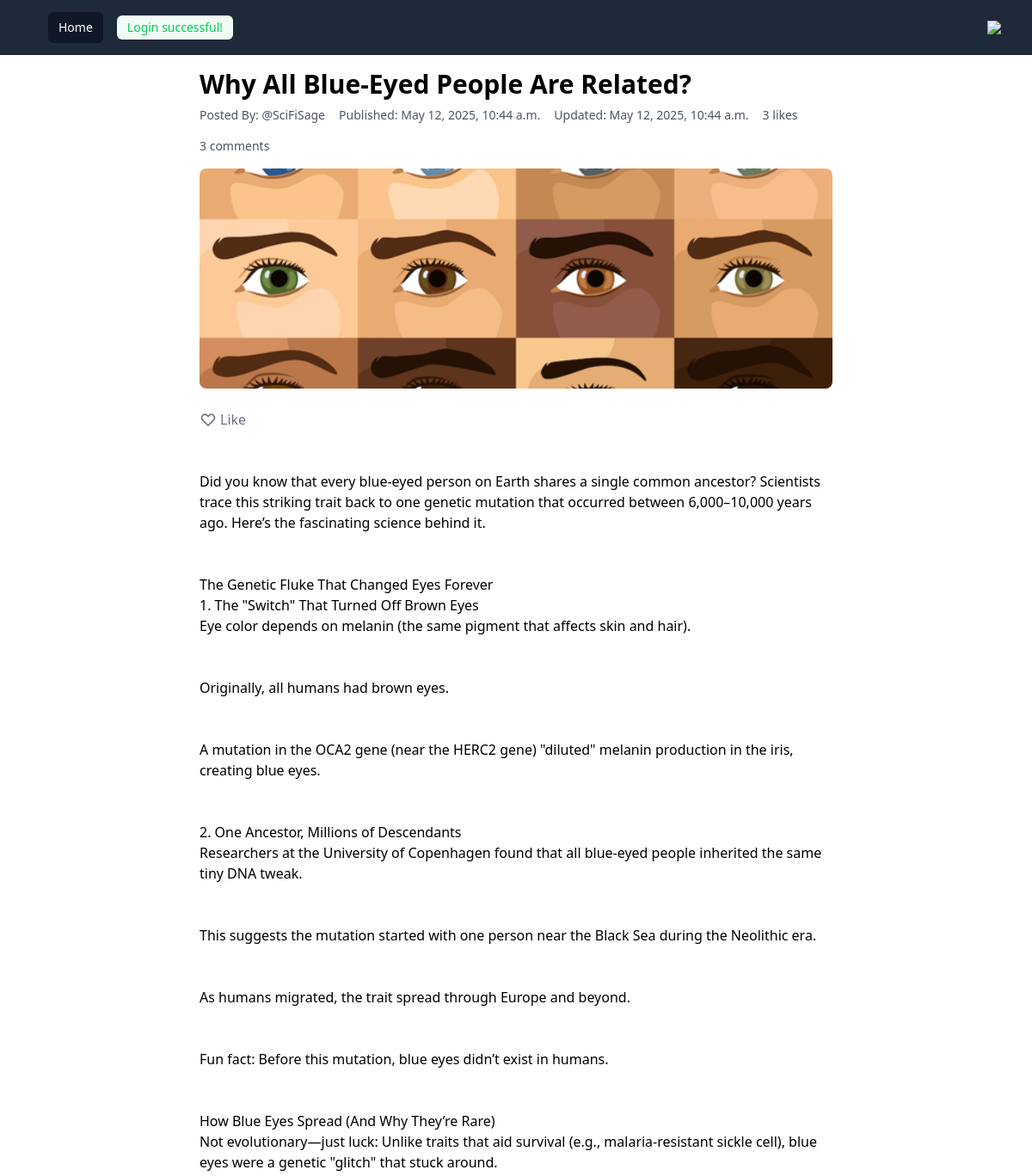
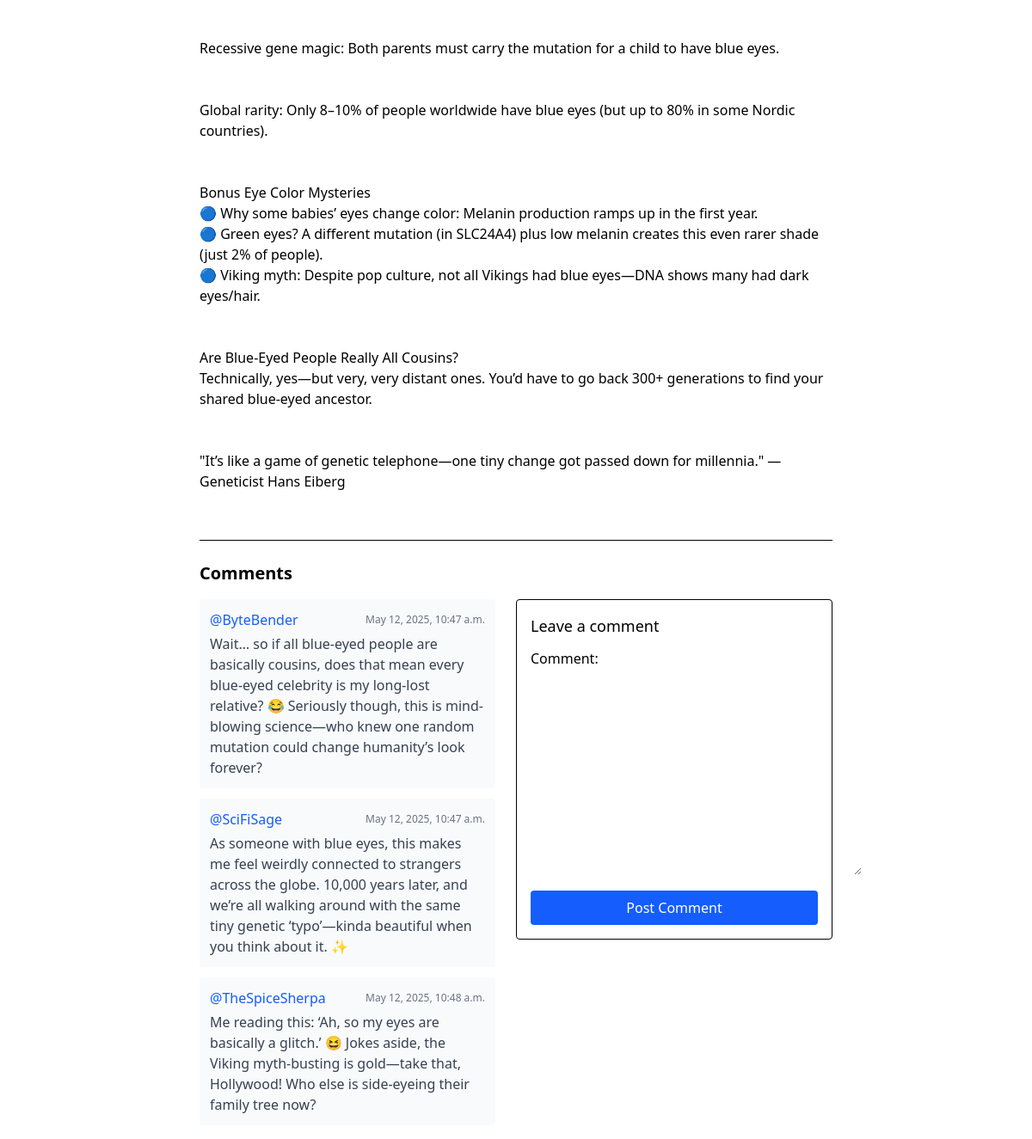
Screenshot of /blog/details/why-all-blue-eyed-people-are-related-9eb0bc51 (signed in) with the database file from the repository (2 pictures, top to bottom).
### App_Blog/models.py (models this page shows, shortened)
class Blog(models.Model):
    author=models.ForeignKey(User,on_delete=models.CASCADE,related_name='post_author')
    blog_title=models.CharField(max_length=200,verbose_name='put a title')
    slug=models.SlugField(max_length=200,unique=True)
    blog_content=models.TextField(verbose_name='what is on your mind?')
    blog_image=models.ImageField(upload_to='blog_images',verbose_name='image')
    publish_date=models.DateTimeField(auto_now_add=True)
    update_date=models.DateTimeField(auto_now=True)

class Comment(models.Model):
    blog=models.ForeignKey(Blog,on_delete=models.CASCADE,related_name='blog_comment')
    user=models.ForeignKey(User,on_delete=models.CASCADE,related_name='user_comment')
    comment=models.TextField()
    comment_date=models.DateTimeField(auto_now_add=True)

### App_Blog/views.py (the view, shortened to what this page needs)
# urls.py: path('details/<slug:slug>',views.blog_details,name='blog_details'),
@login_required
def blog_details(request, slug):
    blog = get_object_or_404(Blog, slug=slug)
    comment_form = CommentForm()
    already_liked=Likes.objects.filter(blog=blog,user=request.user)
    comments = blog.blog_comment.all()
    liked=False
    if already_liked:
        liked=True
    context = {
        'blog': blog,
        'comment_form': comment_form,
        'comments': comments,
        'liked':liked,
    }
    return render(request, 'App_Blog/blog_details.html', context=context)

### App_Blog/forms.py
class CommentForm(forms.ModelForm):
    class Meta:
        model=Comment
        fields=('comment',)

### templates/App_Blog/blog_details.html (shortened to what this page needs)
{% extends "base.html" %}
{% load tailwind_filters %}
{% block body_block %}
<div class="max-w-3xl mx-auto p-4">
  <header class="mb-6">
    <h1 class="text-3xl font-bold mb-2">{{blog.blog_title}}</h1>
    <div class="flex flex-wrap gap-4 text-sm text-gray-600 mb-4">
      <span>Posted By: @{{blog.author}}</span>
      <span>Published: {{blog.publish_date}}</span>
      {% if blog.update_date %}
      <span>Updated: {{blog.update_date}}</span>
      {% endif %}
      <span>{{ blog.liked_blog.count }} likes</span>
      <span>{{ blog.blog_comment.count }} comments</span>
    </div>
    {% if blog.blog_image %}
    <img src="/media/{{blog.blog_image}}"
         alt="{{blog.blog_title}}"
         class="w-full h-64 object-cover rounded-lg mb-4">
    {% endif %}
  </header>
  {% if user.is_authenticated %}
  <div class="mb-6">
    <a href="{% if liked %}{% url 'App_Blog:unliked_post' pk=blog.pk %}{% else %}{% url 'App_Blog:liked_post' pk=blog.pk %}{% endif %}"
       class="flex items-center {% if liked %}text-red-500{% else %}text-gray-500{% endif %} hover:text-red-600">
      <svg class="w-5 h-5 mr-1" fill="{% if liked %}currentColor{% else %}none{% endif %}" viewBox="0 0 24 24" stroke="currentColor">
        <path stroke-linecap="round" stroke-linejoin="round" stroke-width="2" d="M4.318 6.318a4.5 4.5 0 000 6.364L12 20.364l7.682-7.682a4.5 4.5 0 00-6.364-6.364L12 7.636l-1.318-1.318a4.5 4.5 0 00-6.364 0z" />
      </svg>
      {% if liked %}Unlike{% else %}Like{% endif %}
    </a>
  </div>
  {% endif %}
  <article class="mb-8 whitespace-pre-line">
    {{blog.blog_content|linebreaks}}
  </article>
  <section class="border-t pt-6">
    <h2 class="text-xl font-semibold mb-4">Comments</h2>
    <div class="flex flex-col md:flex-row gap-6">
      <div class="md:w-1/2 space-y-3">
        {% for comment in blog.blog_comment.all %}
        <div class="p-3 bg-gray-50 rounded">
          <div class="flex justify-between items-center mb-1">
            <span class="font-medium text-blue-600">@{{comment.user}}</span>
            <span class="text-xs text-gray-500">{{comment.comment_date}}</span>
          </div>
          <p class="text-gray-700">{{comment.comment}}</p>
        </div>
        {% empty %}
        <p class="text-gray-500">No comments yet.</p>
        {% endfor %}
      </div>
      <div class="md:w-1/2">
        <form method="POST" class="p-4 bg-white border rounded">
          <h3 class="text-lg font-medium mb-3">Leave a comment</h3>
          {{comment_form|crispy}}
          <button type="submit" class="mt-3 w-full bg-blue-600 hover:bg-blue-700 text-white py-2 px-4 rounded">
            Post Comment
          </button>
        </form>
      </div>
    </div>
  </section>
</div>
{% endblock %}

### rows the page displays
Blog: blog_title "Why All Blue-Eyed People Are Related?", author "SciFiSage", publish_date "May 12, 2025, 10:44 a.m.", update_date "May 12, 2025, 10:44 a.m.", liked_blog.count "3", blog_comment.count "3", blog_image (picture), blog_content "Did you know that every blue-eyed person on Earth shares a single common ancestor? Scientists trace this striking trait back to one genetic mutation that occurred between 6,000–10,000 years ago. Here’s the fascinating science behind it. The Genetic Fluke That Changed Eyes Forever 1. The \"Switch\" That Turned Off Brown Eyes Eye color depends on melanin (the same pigment that affects skin and hair). Originally, all humans had brown eyes. A mutation in the OCA2 gene (near the HERC2 gene) \"diluted\" melanin production in the iris, creating blue eyes. 2. One Ancestor, Millions of Descendants Researchers at the University of Copenhagen found that all blue-eyed people inherited the same tiny DNA…"
Comment: user "ByteBender", comment_date "May 12, 2025, 10:47 a.m.", comment "Wait… so if all blue-eyed people are basically cousins, does that mean every blue-eyed celebrity is my long-lost relative? 😂 Seriously though, this is mind-blowing science—who knew one random mutation could change humanity’s look forever?"
Comment: user "SciFiSage", comment_date "May 12, 2025, 10:47 a.m.", comment "As someone with blue eyes, this makes me feel weirdly connected to strangers across the globe. 10,000 years later, and we’re all walking around with the same tiny genetic ‘typo’—kinda beautiful when you think about it. ✨"
Comment: user "TheSpiceSherpa", comment_date "May 12, 2025, 10:48 a.m.", comment "Me reading this: ‘Ah, so my eyes are basically a glitch.’ 😆 Jokes aside, the Viking myth-busting is gold—take that, Hollywood! Who else is side-eyeing their family tree now?"
